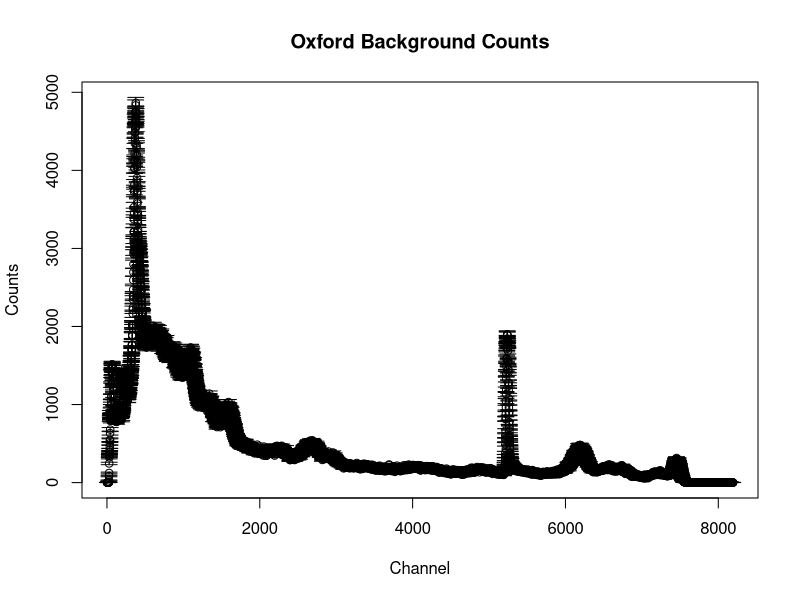
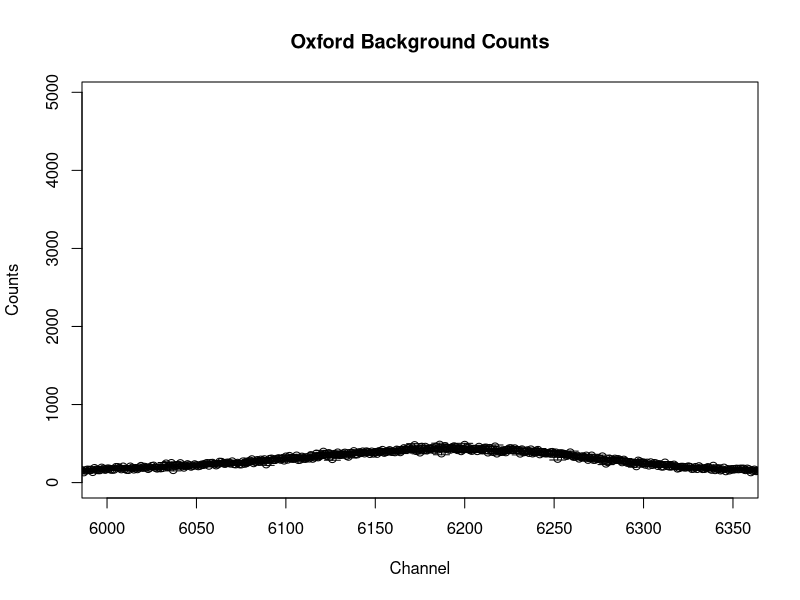
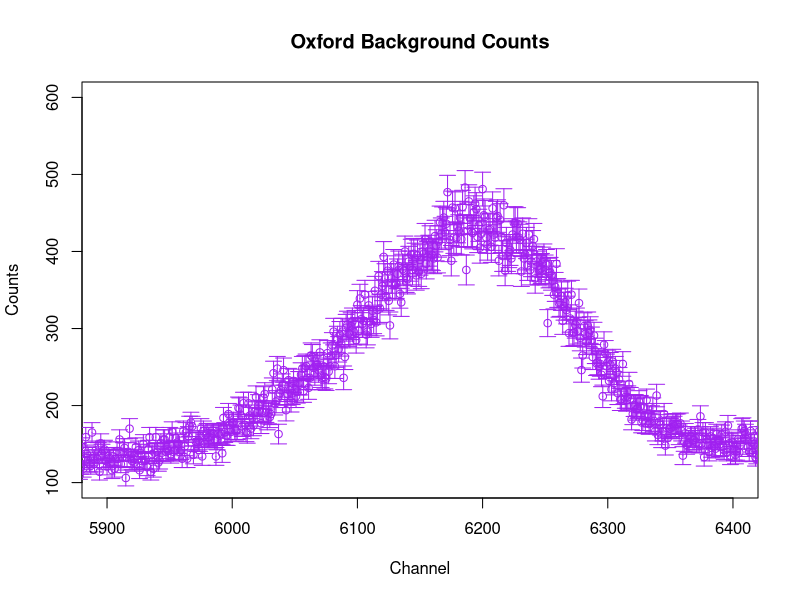
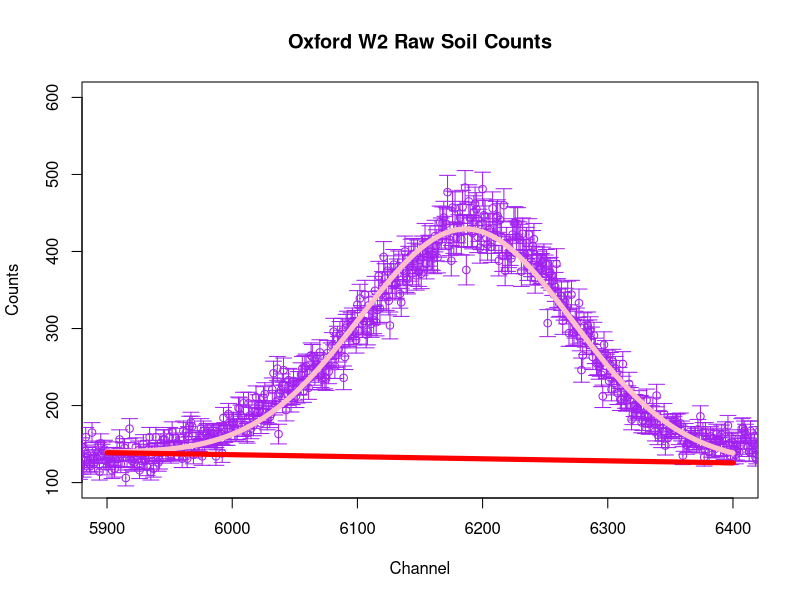
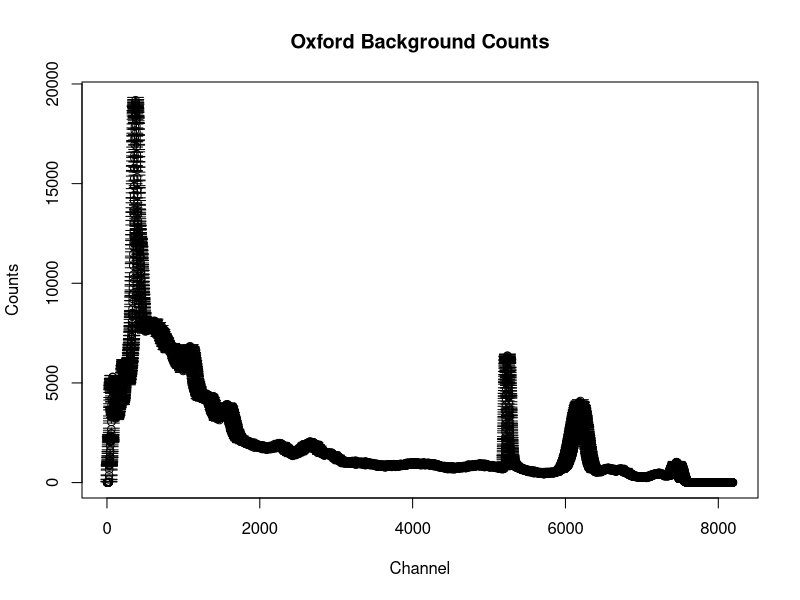
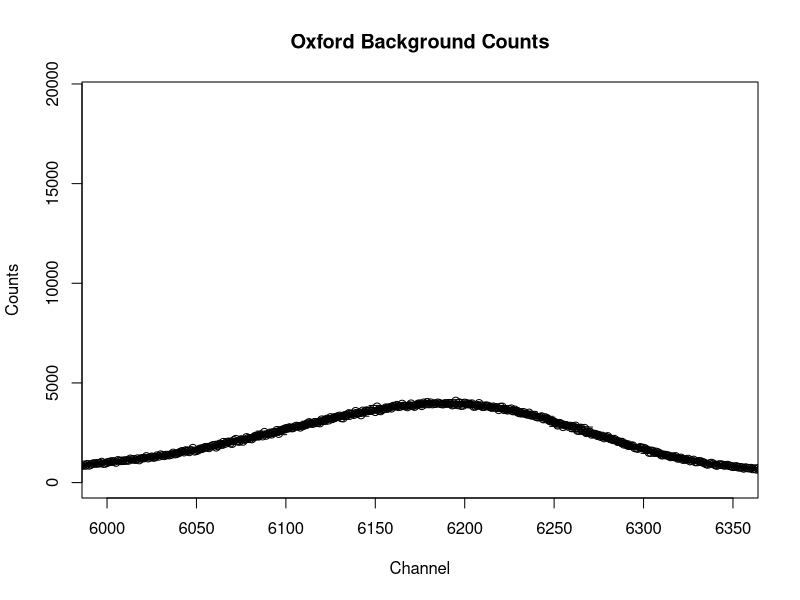
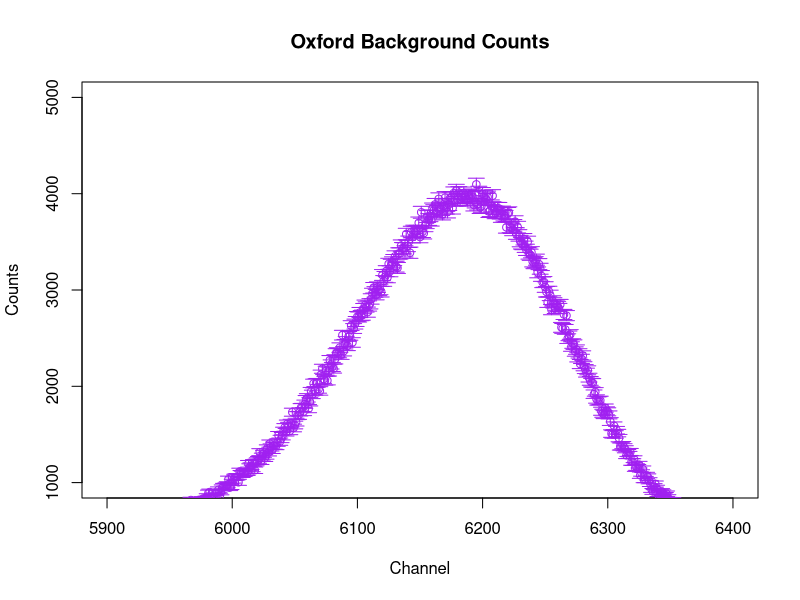
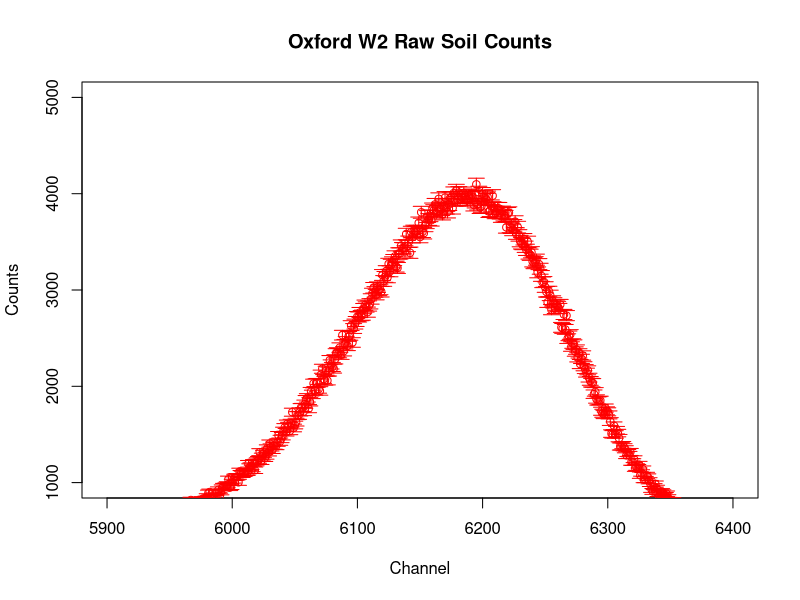

The R source for these figures, in order: (Note: this script raises an error after producing the figures.)
library(plotrix)

#Background
Q2Bck <-read.table("oxford-soil-stop-4-27-2023.txt",header=FALSE)
x<-c(1:8192)
plotCI(x,Q2Bck[,1],sqrt(Q2Bck[,1]),main = "Oxford Background Counts",xlab = "Channel", ylab = "Counts")
plotCI(x,Q2Bck[,1],sqrt(Q2Bck[,1]),xlim = c(6000,6350),main = "Oxford Background Counts",xlab = "Channel", ylab = "Counts")
plotCI(x,Q2Bck[,1],sqrt(Q2Bck[,1]),col = "purple",xlim = c(5900,6400),ylim = c(100,600),main = "Oxford Background Counts",xlab = "Channel", ylab = "Counts")
df <- data.frame(x=x[5900:6400],y=Q2Bck[5900:6400,1])
fitsQ2Bck <- nls(y~a*exp(-(x-c)^2/(2*b^2))+d*x+e,df,start = list(a=550,b=100,c=6215,d =-0.14,e = 250),trace = T, weights = 1/df[,2])
fitsQ2Bck;summary(fitsQ2Bck)
a=2.980e+02 ;b=8.497e+01;c=6.187e+03;d=-2.663e-02;e=2.960e+02  
plotCI(x,Q2Bck[,1],sqrt(Q2Bck[,1]),col = "purple",xlim = c(5900,6400),ylim = c(100,600),main = "Oxford W2 Raw Soil Counts",xlab = "Channel", ylab = "Counts")
curve(a*exp(-(x-c)^2/(2*b^2))+d*x+e,from = 5900, to = 6400, col = "pink",add = T, lwd = 5)
curve(d*x+e,from = 5900, to = 6400, col = "red",add = T, lwd = 5)

#RawSoil
Q2Raw <-read.table("oxford-w2-soil-spike-stop-5-4-2023.txt",header=FALSE)
x<-c(1:8192)
plotCI(x,Q2Raw[,1],sqrt(Q2Raw[,1]),main = "Oxford Background Counts",xlab = "Channel", ylab = "Counts")
plotCI(x,Q2Raw[,1],sqrt(Q2Raw[,1]),xlim = c(6000,6350),main = "Oxford Background Counts",xlab = "Channel", ylab = "Counts")
plotCI(x,Q2Raw[,1],sqrt(Q2Raw[,1]),col = "purple",xlim = c(5900,6400),ylim = c(1000,5000),main = "Oxford Background Counts",xlab = "Channel", ylab = "Counts")
df <- data.frame(x=x[5900:6400],y=Q2Raw[5900:6400,1])
fitsQ2Raw <- nls(y~a*exp(-(x-c)^2/(2*b^2))+d*x+e,df,start = list(a=5000,b=100,c=6175,d =-0.14,e = 250),trace = T, weights = 1/df[,2])
fitsQ2Raw;summary(fitsQ2Bck)
a=2.980e+02 ;b=8.497e+01;c=6.187e+03;d=-2.663e-02;e=2.960e+02  
plotCI(x,Q2Raw[,1],sqrt(Q2Raw[,1]),col = "red",xlim = c(5900,6400),ylim = c(1000,5000),main = "Oxford W2 Raw Soil Counts",xlab = "Channel", ylab = "Counts")
curve(a*exp(-(x-c)^2/(2*b^2))+d*x+e,from = 5900, to = 6400, col = "blue",add = T, lwd = 5)
curve(d*x+e,from = 5900, to = 6400, col = "black",add = T, lwd = 5)

#SpikedSoil
Q2Spike <-read.table("oxford-w2-soil-spike-stop-5-4-2023.txt",header=FALSE)
x<-c(1:8192)
plotCI(x,Q2Spike[,1],sqrt(Q2Spike[,1]),main = "Oxford Spiked Soil",xlab = "Channel", ylab = "Counts")
plotCI(x,Q2Spike[,1],sqrt(Q2Spike[,1]),xlim = c(6000,6350),main = "Oxford Spiked Soil",xlab = "Channel", ylab = "Counts")
plotCI(x,Q2Spike[,1],sqrt(Q2Spike[,1]),col = "purple",xlim = c(5800,6800),
       ylim = c(300,4500),main = "Oxford W2 Spiked Soil",xlab = "Channel", ylab = "Counts")
plotCI(x,Q2Spike[,1],sqrt(Q2Spike[,1]),col = "purple",xlim = c(5900,6400),
       ylim = c(500,5000),main = "Oxford W2 Spiked Soil",xlab = "Channel", ylab = "Counts")
df <- data.frame(x=x[5800:6800],y=Q2Spike[5800:6800,1])

fitsQ2Spike <- nls(y~a*exp(-(x-c)^2/(2*b^2))+d*x+e+f*exp(-(x-h)^2/(2*g^2))
                   +(i*exp(-(x-k)^2/(2*j^2))),df,
                   start = list(a=4000,b=90,c=6215,d =-0.14,e = 250,f=800,g=90,
                               h=6555,i=800,j=6650,k=90),trace = T, weights = 1/df[,2])

fitsQ2Spike;summary(fitsQ2Spike)
fitsQ2S2 <- nls(y~i*exp(-(x-j)^2/(2*k^2)),df,
                start = list(i=800,j=6650,k=90),trace = T,weights = 1/df[,2])
fitsQ2Spike;summary(fitsQ2S2)
a=3528.76702 ;b=86.94500;c=6178.74116;d=-0.42153;e=3014.92323;f=459.68271;
g=100.74981;h=6572.98139
i=3079.140;j=6172.168;k= 133.073
curve(a*exp(-(x-c)^2/(2*b^2))+d*x+e+f*exp(-(x-h)^2/(2*g^2)),from = 5800, to = 6800, 
      col = "pink",add = T, lwd = 5)
curve(i*exp(-(x-j)^2/(2*k^2)),from = 6700, to = 6800, col = "pink",add = T,lwd = 5)
curve(d*x+e,from = 5800, to = 6800, col = "black",add = T, lwd = 5)

